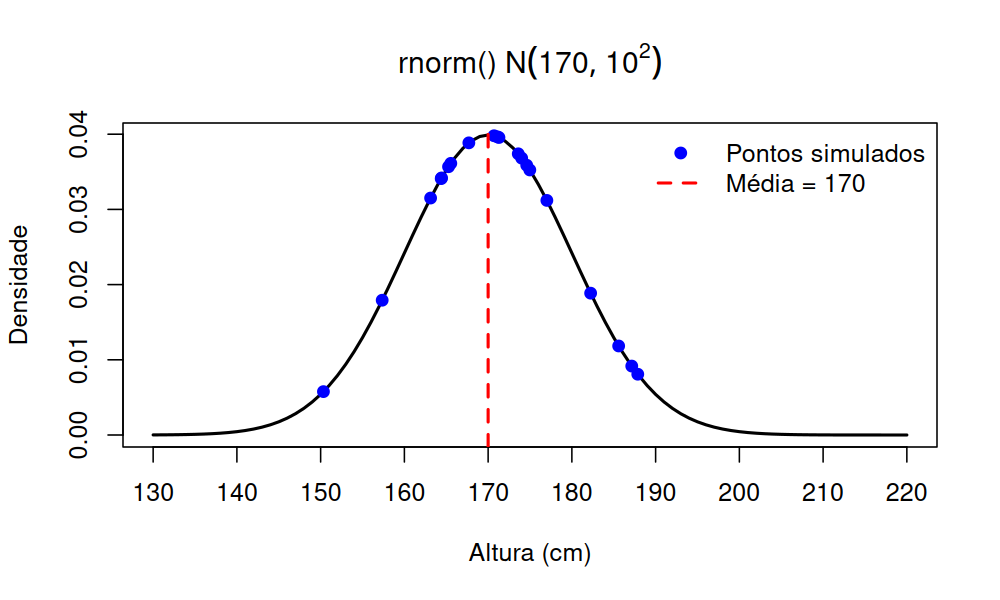

Write the R code that produced this figure.
# Parâmetros
media <- 170
dp <- 10

# Gerar amostras aleatórias
set.seed(123)  # para reprodutibilidade
valores <- rnorm(20, mean = media, sd = dp)

# Calcular densidade da curva para o eixo x
x <- seq(130, 220, by = 1)
y <- dnorm(x, mean = media, sd = dp)

# Abrir dispositivo gráfico
png("T3/rnorm.png", width = 1000, height = 600, res = 150)

# Plot curva normal
plot(x, y, type = "l", lwd = 2, col = "black",
     xlab = "Altura (cm)", ylab = "Densidade",
     main = expression(paste("rnorm() ", N(170, 10^2))),
     xaxt = "n")

axis(1, at = seq(130, 220, by = 10))

# Adicionar pontos gerados à curva
points(valores, dnorm(valores, mean = media, sd = dp),
       col = "blue", pch = 19)

# Linha na média
abline(v = media, col = "red", lty = 2, lwd = 2)

# Legenda
legend("topright", legend = c(
  "Pontos simulados",
  "Média = 170"
), col = c("blue", "red"), pch = c(19, NA), lty = c(NA, 2), lwd = c(NA, 2), bty = "n")

# Exibir os valores gerados
cat("Valores gerados com rnorm():\n", round(valores, 2), "\n")

# Fechar dispositivo gráfico
dev.off()
